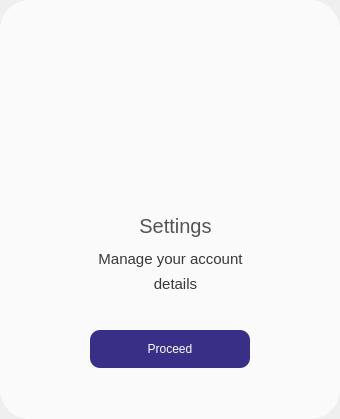
<?xml version="1.0" encoding="UTF-8"?>
<ui version="4.0">
 <class>Form</class>
 <widget class="QWidget" name="Form">
  <property name="geometry">
   <rect>
    <x>0</x>
    <y>0</y>
    <width>340</width>
    <height>419</height>
   </rect>
  </property>
  <property name="windowTitle">
   <string>Form</string>
  </property>
  <widget class="QWidget" name="widget" native="true">
   <property name="geometry">
    <rect>
     <x>0</x>
     <y>0</y>
     <width>340</width>
     <height>419</height>
    </rect>
   </property>
   <property name="styleSheet">
    <string notr="true">background-color: rgba(255, 255, 255, 180);
border-radius: 30px;</string>
   </property>
   <widget class="QPushButton" name="proceed_btn">
    <property name="geometry">
     <rect>
      <x>90</x>
      <y>330</y>
      <width>160</width>
      <height>38</height>
     </rect>
    </property>
    <property name="styleSheet">
     <string notr="true">QPushButton {
border:none;
font-family: 'Poppins';
font-size: 9pt;
background: none;
background-color: #3a2f86;
border-radius: 10px;
color: white;
}

QPushButton:hover {
background-color: #231c53;
}



</string>
    </property>
    <property name="text">
     <string>Proceed</string>
    </property>
   </widget>
   <widget class="QLabel" name="label">
    <property name="geometry">
     <rect>
      <x>71</x>
      <y>45</y>
      <width>201</width>
      <height>126</height>
     </rect>
    </property>
    <property name="styleSheet">
     <string notr="true">background: none;</string>
    </property>
    <property name="text">
     <string/>
    </property>
    <property name="pixmap">
     <pixmap>../icons/settings.png</pixmap>
    </property>
    <property name="scaledContents">
     <bool>true</bool>
    </property>
   </widget>
   <widget class="QLabel" name="label_2">
    <property name="geometry">
     <rect>
      <x>60</x>
      <y>200</y>
      <width>231</width>
      <height>51</height>
     </rect>
    </property>
    <property name="styleSheet">
     <string notr="true">font-family: 'Inter 24pt ExtraBold';
font-size: 15pt;
color: #545454;
background: none;
border-radius: 0;</string>
    </property>
    <property name="text">
     <string>Settings</string>
    </property>
    <property name="alignment">
     <set>Qt::AlignCenter</set>
    </property>
   </widget>
   <widget class="QLabel" name="label_3">
    <property name="geometry">
     <rect>
      <x>40</x>
      <y>250</y>
      <width>261</width>
      <height>31</height>
     </rect>
    </property>
    <property name="styleSheet">
     <string notr="true">font-size: 11pt;
font-family: 'Poppins';
background: none;
color: #383838;</string>
    </property>
    <property name="text">
     <string>Manage your account</string>
    </property>
    <property name="alignment">
     <set>Qt::AlignHCenter|Qt::AlignTop</set>
    </property>
    <property name="wordWrap">
     <bool>true</bool>
    </property>
   </widget>
   <widget class="QLabel" name="label_8">
    <property name="geometry">
     <rect>
      <x>75</x>
      <y>275</y>
      <width>201</width>
      <height>31</height>
     </rect>
    </property>
    <property name="styleSheet">
     <string notr="true">font-size: 11pt;
font-family: 'Poppins';
background: none;
color: #383838;</string>
    </property>
    <property name="text">
     <string>details</string>
    </property>
    <property name="alignment">
     <set>Qt::AlignHCenter|Qt::AlignTop</set>
    </property>
    <property name="wordWrap">
     <bool>true</bool>
    </property>
   </widget>
  </widget>
 </widget>
 <resources/>
 <connections/>
</ui>
